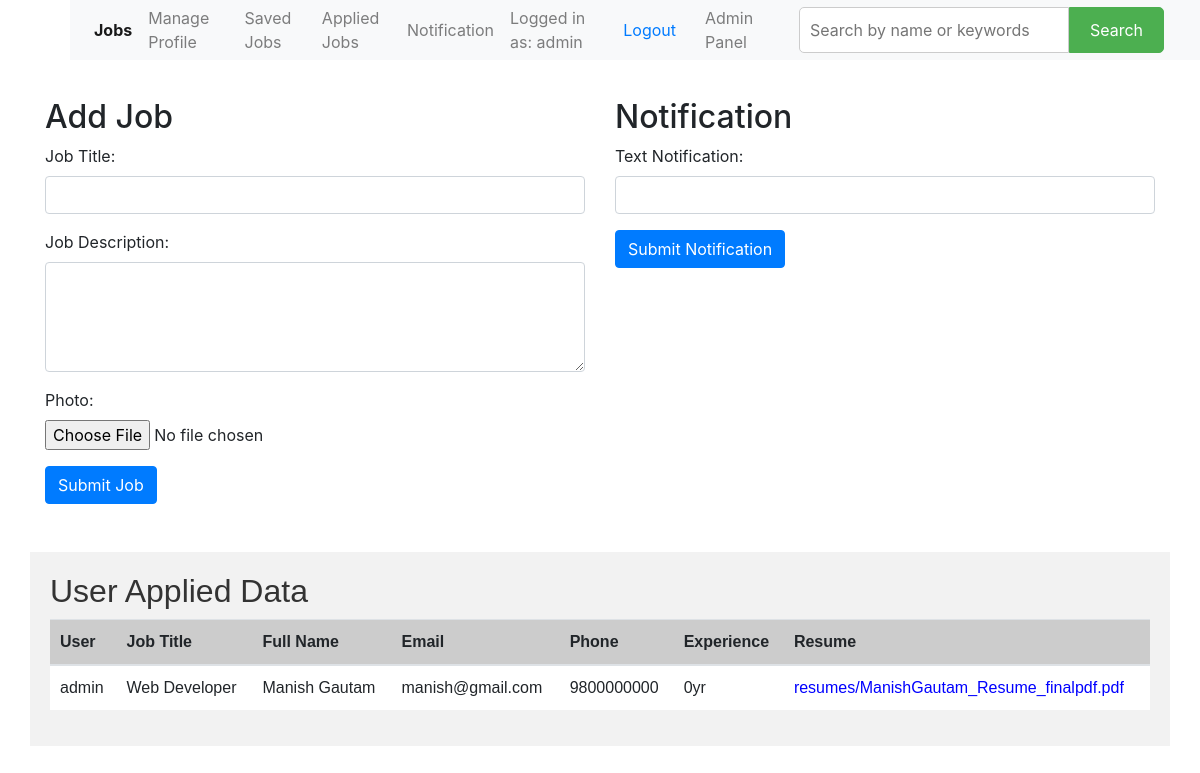
Before: /addjobs/ (signed in) with the older database file.
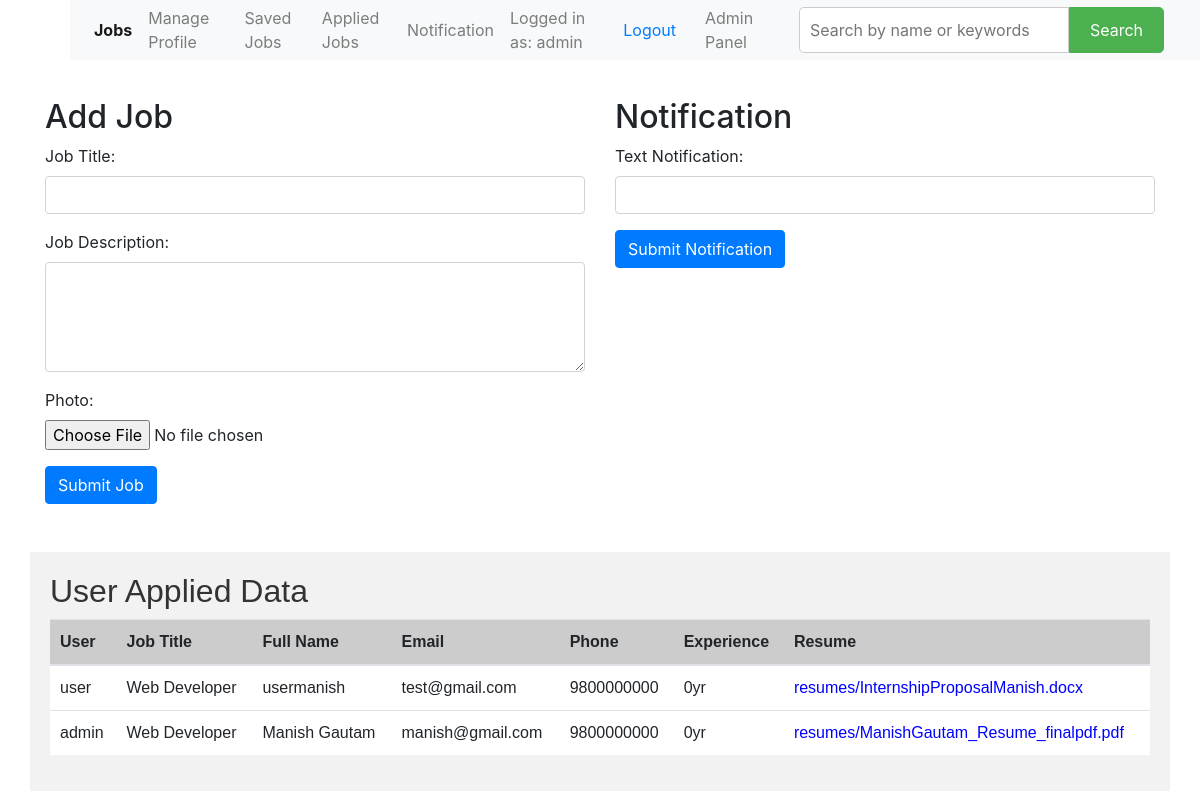
After: the same page with the newer database file.
### maincode/models.py (models this page shows, shortened)
class Application(models.Model):
    user = models.ForeignKey(User,on_delete=models.CASCADE,null=True)
    job = models.ForeignKey(Job, on_delete=models.CASCADE)
    fullname = models.CharField(max_length=100)
    email = models.EmailField()
    phone = models.CharField(max_length=15)
    experience = models.CharField(max_length=20)
    resume = models.FileField(upload_to='resumes/')

class Job(models.Model):
    job_title = models.CharField(max_length=100)
    job_description = models.TextField()
    photo = models.ImageField(upload_to='job_photos/', null=True, blank=True)

### maincode/views.py (the view)
# urls.py: path('addjobs/',views.addjobs, name='addjobs'),
@user_passes_test(lambda u: u.is_superuser)
@login_required
def addjobs(request):
    if request.method == 'POST':
        ndata = Application.objects.all().order_by('-id')
        job_title = request.POST.get('job_title')
        job_description = request.POST.get('job_description')
        photo = request.FILES.get('photo')
        new_job = Job(job_title=job_title, job_description=job_description, photo=photo)
        new_job.save()
        return render(request, 'admin/addjobs.html', {'application': ndata})
    else:
        ndata = Application.objects.all().order_by('-id')
        return render(request, 'admin/addjobs.html', {'application': ndata})

### templates/admin/addjobs.html (shortened to what this page needs)
{% extends "../base/base.html" %}
{% block content %}
<div class="addjobbody">
    <div class="container mt-5">
        <div class="row">
            <div class="col-md-6">
                <h2>Add Job</h2>
                <form method="post" action="{% url 'addjobs' %}" enctype="multipart/form-data">
                    <div class="form-group">
                        <label for="job_title">Job Title:</label>
                        <input type="text" class="form-control" id="job_title" name="job_title" required>
                    </div>
                    <div class="form-group">
                        <label for="job_description">Job Description:</label>
                        <textarea class="form-control" id="job_description" name="job_description" rows="4"
                            required></textarea>
                    </div>
                    <div class="form-group">
                        <label for="photo">Photo:</label>
                        <input type="file" class="form-control-file" id="photo" name="photo" required>
                    </div>
                    <button type="submit" class="btn btn-primary">Submit Job</button>
                </form>
            </div>
            <div class="col-md-6">
                <h2>Notification</h2>
                <form method="post" action="{% url 'notification_submit' %}">
                    <div class="form-group">
                        <label for="text_notification">Text Notification:</label>
                        <input type="text" class="form-control" id="text_notification" name="text_notification">
                    </div>
                    <button type="submit" class="btn btn-primary">Submit Notification</button>
                </form>
            </div>
        </div>
        <div class="row mt-5" style="font-family: Arial, sans-serif;">
            <div class="col-md-12" style="background-color: #f2f2f2; padding: 20px;">
                <h2 style="color: #333;">User Applied Data</h2>
                <table class="table" style="width: 100%; border-collapse: collapse;">
                    <thead>
                        <tr style="background-color: #ccc;">
                            <th style="padding: 10px;">User</th>
                            <th style="padding: 10px;">Job Title</th>
                            <th style="padding: 10px;">Full Name</th>
                            <th style="padding: 10px;">Email</th>
                            <th style="padding: 10px;">Phone</th>
                            <th style="padding: 10px;">Experience</th>
                            <th style="padding: 10px;">Resume</th>
                        </tr>
                    </thead>
                    <tbody>
                        {% for application in application %}
                        <tr style="background-color: #fff;">
                            <td style="padding: 10px;">{{ application.user.username }}</td>
                            <td style="padding: 10px;">{{ application.job.job_title }}</td>
                            <td style="padding: 10px;">{{ application.fullname }}</td>
                            <td style="padding: 10px;">{{ application.email }}</td>
                            <td style="padding: 10px;">{{ application.phone }}</td>
                            <td style="padding: 10px;">{{ application.experience }}</td>
                            <td style="padding: 10px;"><a href="{{ application.resume.url }}" style="text-decoration: none; color: blue;">{{ application.resume.name }}</a></td>
                        </tr>
                        {% endfor %}
                    </tbody>
                </table>
            </div>
        </div>
    </div>
</div>
{% endblock %}

Changed rows visible on the page:
added Application: user.username "user", job.job_title "Web Developer", fullname "usermanish", email "test@gmail.com", phone "9800000000", experience "0yr", resume.name "resumes/InternshipProposalManish.docx"
